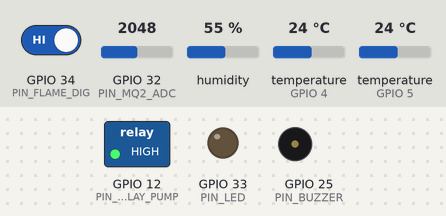
Simulated run of this program. Board: ESP32. Parts: switched loads named in the program (green lamp = pin HIGH), output pins drawn as LEDs (lit = HIGH), buzzer (waves = sounding, pin HIGH). The inputs (shaded band) are chosen by the test bench; at power-on: GPIO 32 (PIN_MQ2_ADC) = 2048, GPIO 34 (PIN_FLAME_DIG) HIGH, humidity 55 %, temperature (sensors on GPIO 4, GPIO 5) 24 °C (analog values on the 0–4095 scale). WiFi joins after 1.5 s; servers stay silent unless stated; random numbers use the default seed unless the program sets one; no MQTT or app messages arrive unless stated; what the program prints to the serial monitor is not drawn.

Above: at 2.8 s.
2.9 s: GPIO 32 (PIN_MQ2_ADC) set to 2953
5.3 s: GPIO 32 (PIN_MQ2_ADC) set to 3036
At 7.4 s:
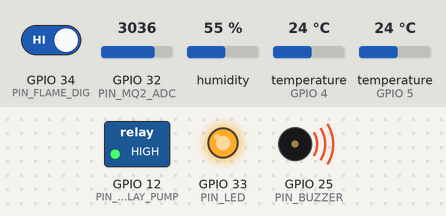
8.3 s: GPIO 34 (PIN_FLAME_DIG) driven LOW
At 10.0 s:
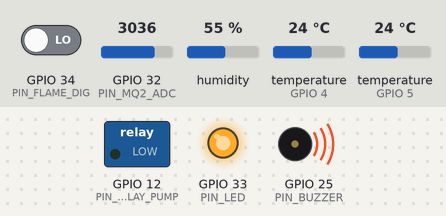
14.5 s: GPIO 34 (PIN_FLAME_DIG) driven HIGH
At 17.2 s:
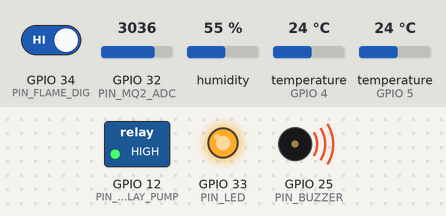
Timing chart, 0 to 18.7 s (numbered marks = the images above; inputs shaded):
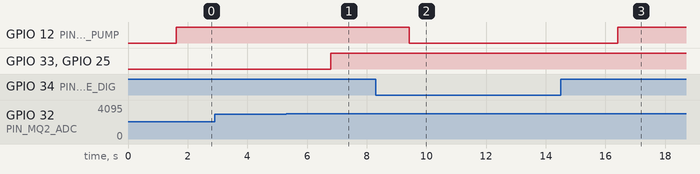

The program:

main.cpp
```cpp
#include <Arduino.h>
#include "config.h"
#include "sensors.h"
#include "mqtt_client.h"
#include "alarm.h"
#include <WiFi.h>

bool alarmManualRequest = false;
bool lastAlarmState = false;

const char* WIFI_SSID = "Rolll";
const char* WIFI_PASSWORD = "88888888";

// Giữ trạng thái flame trong 1500 ms
unsigned long flameHoldUntil = 0;

void setup() {
  Serial.begin(115200);
  delay(100);
  Serial.println("ESP32 Fire Monitor starting...");

  // WiFi
  WiFi.begin(WIFI_SSID, WIFI_PASSWORD);
  Serial.print("Connecting WiFi");
  int cnt = 0;

  while (WiFi.status() != WL_CONNECTED && cnt < 30) {
    Serial.print(".");
    delay(500);
    cnt++;
  }

  Serial.println();
  if (WiFi.status() == WL_CONNECTED) {
    Serial.print("IP: ");
    Serial.println(WiFi.localIP());
  } else {
    Serial.println("WiFi failed");
  }

  sensors_setup();
  mqtt_setup();
  alarm_setup();
}

unsigned long lastPublish = 0;

void loop() {
  mqtt_loop();

  int mq2_adc;
  int flame_d;
  float temp_c;
  float hum;

  sensors_read(mq2_adc, flame_d, temp_c, hum);

  // MQ2 smoke status
  String smokeStatus = "normal";
  if (mq2_adc >= THRESH_MQ2_ALARM)
    smokeStatus = "alarm";
  else if (mq2_adc >= THRESH_MQ2_WARN)
    smokeStatus = "warning";

  // --- Flame detection giữ trạng thái ---
  bool rawFlame = (flame_d == LOW);  // LOW = phát hiện lửa

  if (rawFlame) {
    flameHoldUntil = millis() + 1500; // giữ 1.5 giây
  }

  bool flameDetected = (millis() < flameHoldUntil);
  // --------------------------------------

  // Alarm logic
  bool shouldAlarm =
    alarmManualRequest ||
    flameDetected ||
    (smokeStatus == "alarm") ||
    (temp_c > TEMP_ALARM);

  alarm_set(shouldAlarm);

  // Pump ON chỉ khi có lửa
  digitalWrite(PIN_RELAY_PUMP, flameDetected ? LOW : HIGH);

  // Publish MQTT
  unsigned long now = millis();
  if (now - lastPublish >= PUBLISH_INTERVAL) {
    lastPublish = now;

    mqtt_publish_sensor(mq2_adc, flameDetected ? 0 : 1, temp_c, hum);

    if (shouldAlarm != lastAlarmState) {
      lastAlarmState = shouldAlarm;
      mqtt_publish_alarm_state(shouldAlarm);
    }
  }

  delay(100);
}
```

alarm.h
```cpp
#ifndef ALARM_H
#define ALARM_H
#include <Arduino.h>
void alarm_setup();
void alarm_set(bool on);
#endif // ALARM_H
```

mqtt_client.h
```cpp
#ifndef MQTT_CLIENT_H
#define MQTT_CLIENT_H

#include <Arduino.h>

void mqtt_setup();
void mqtt_loop();
void mqtt_publish_sensor(int mq2_adc, int flame_d, float temp_c, float hum);
void mqtt_publish_alarm_state(bool state);
#endif // MQTT_CLIENT_H
```

sensors.h
```cpp
#ifndef SENSORS_H
#define SENSORS_H

#include <Arduino.h>

void sensors_setup();
void sensors_read(int &mq2_adc, int &flame_d, float &temp_c, float &hum);
#endif // SENSORS_H
```

alarm.cpp
```cpp
#include <Arduino.h>
#include "alarm.h"
#include "config.h"

void alarm_setup() {
  pinMode(PIN_BUZZER, OUTPUT);
  pinMode(PIN_LED, OUTPUT);
  pinMode(PIN_RELAY_PUMP, OUTPUT);

  digitalWrite(PIN_BUZZER, LOW);
  digitalWrite(PIN_LED, LOW);
  digitalWrite(PIN_RELAY_PUMP, HIGH);
}

void alarm_set(bool on) {
  digitalWrite(PIN_BUZZER, on ? HIGH : LOW);
  digitalWrite(PIN_LED, on ? HIGH : LOW);


  //digitalWrite(PIN_RELAY_PUMP, on ? HIGH : LOW);
}
```

mqtt_client.cpp
```cpp
#include "mqtt_client.h"
#include "config.h"
#include <WiFi.h>
#include <PubSubClient.h>
#include <ArduinoJson.h>
#include <WiFiClientSecure.h>


static WiFiClientSecure wifiClient;
static PubSubClient client(wifiClient);

static unsigned long lastReconnectAttempt = 0;

extern bool alarmManualRequest;

void handleCmdMessage(const JsonDocument& doc);

void callback(char* topic, byte* payload, unsigned int length) {
  String msg;
  msg.reserve(length);
  for (uint i = 0; i < length; i++) msg += (char)payload[i];

  Serial.printf("MQTT IN [%s]: %s\n", topic, msg.c_str());

  StaticJsonDocument<256> doc;
  if (deserializeJson(doc, msg)) {
    Serial.println("JSON parse error");
    return;
  }

  const char* type = doc["type"];
  if (!type) return;

  if (strcmp(type, "cmd") == 0) {
    handleCmdMessage(doc);
  }
}

void mqtt_setup() {
  wifiClient.setInsecure(); // dùng TLS không cần chứng chỉ
  client.setServer(MQTT_HOST, MQTT_PORT);
  client.setCallback(callback);
}

bool mqtt_connect() {
  if (client.connected()) return true;

  Serial.print("Connecting MQTT...");
  String cid = "ESP32-FIRE-";
  cid += String(random(0xffff), HEX);

  bool ok = client.connect(cid.c_str(), MQTT_USER, MQTT_PASS_MQTT);

  if (ok) {
    Serial.println("connected");
    client.subscribe(TOPIC_FIRE);
  } else {
    Serial.print("failed rc=");
    Serial.println(client.state());
  }

  return ok;
}

void mqtt_loop() {
  if (!client.connected()) {
    unsigned long now = millis();
    if (now - lastReconnectAttempt > 2000) {
      lastReconnectAttempt = now;
      if (mqtt_connect()) lastReconnectAttempt = 0;
    }
  } else {
    client.loop();
  }
}

void mqtt_publish_sensor(int mq2_adc, int flame_d, float temp_c, float hum) {
  StaticJsonDocument<256> doc;

  doc["type"] = "sensor";
  doc["mq2_adc"] = mq2_adc;
  doc["flame"] = (flame_d == LOW);
  doc["temp"] = temp_c;
  doc["hum"] = hum;

  char buf[256];
  size_t n = serializeJson(doc, buf);
  client.publish(TOPIC_FIRE, buf, n);
}

void mqtt_publish_alarm_state(bool state) {
  StaticJsonDocument<128> doc;

  doc["type"] = "alarm";
  doc["state"] = state ? "on" : "off";

  char buf[128];
  size_t n = serializeJson(doc, buf);
  client.publish(TOPIC_FIRE, buf, n);
}

void handleCmdMessage(const JsonDocument& doc) {
  if (doc.containsKey("alarm")) {
    const char* v = doc["alarm"];
    alarmManualRequest = (strcmp(v, "on") == 0);
  }
}
```

sensors.cpp
```cpp
#include "sensors.h"
#include "config.h"
#include <DHT.h>
#include <OneWire.h>
#include <DallasTemperature.h>

#define DHTTYPE DHT11
DHT dht(PIN_DHT_PIN, DHTTYPE);

OneWire oneWire(PIN_DS18B20);
DallasTemperature ds18b20(&oneWire);

void sensors_setup() {
  dht.begin();
  ds18b20.begin();
  analogReadResolution(12);
  pinMode(PIN_FLAME_DIG, INPUT);
}

void sensors_read(int &mq2_adc, int &flame_d, float &temp_c, float &hum) {
  mq2_adc = analogRead(PIN_MQ2_ADC);
  flame_d = digitalRead(PIN_FLAME_DIG);

  float h = dht.readHumidity();
  if (isnan(h)) h = -1.0f;

  ds18b20.requestTemperatures();
  float t = ds18b20.getTempCByIndex(0);
  if (t == DEVICE_DISCONNECTED_C) t = -127.0f;

  temp_c = t;
  hum = h;
}
```

config.h
```cpp
#ifndef CONFIG_H
#define CONFIG_H

// --- WiFi ---
extern const char* WIFI_SSID;
extern const char* WIFI_PASSWORD;

// --- MQTT ---
#define MQTT_HOST        "4158db786b55496d9d8e6a655d408e16.s1.eu.hivemq.cloud"
#define MQTT_PORT        8883
#define MQTT_USER        "tienbn"
#define MQTT_PASS_MQTT   "Tien123bn"

// --- Topic ---
#define TOPIC_FIRE       "flame-alarm-sensor"

// --- Pins ---
#define PIN_MQ2_ADC      32      // ADC1 → OK khi dùng WiFi
#define PIN_FLAME_DIG    34      // Input-only
#define PIN_DHT_PIN       4
#define PIN_DS18B20       5
#define PIN_BUZZER       25      // Output OK
#define PIN_LED          33
#define PIN_RELAY_PUMP   12


// --- Thresholds ---
#define BASELINE_MQ2       200
#define THRESH_MQ2_WARN   1000
#define THRESH_MQ2_ALARM  3000

#define TEMP_WARN        45.0f
#define TEMP_ALARM       60.0f

// --- Publish interval ---
#define PUBLISH_INTERVAL  2000

#endif // CONFIG_H
```

Measured:
- the behaviour switches between 2999 and 3000 on GPIO 32 (PIN_MQ2_ADC) (found by bisection; images 0 and 1)
- after the input at 2.9 s, every drawn part: stays the same
- after the input at 5.3 s, GPIO 33 (PIN_LED), GPIO 25 (PIN_BUZZER): LOW → HIGH after 1.5 s
- after the input at 8.3 s, GPIO 12 (PIN_RELAY_PUMP): HIGH → LOW after 1.1 s
- after the input at 14.5 s, GPIO 12 (PIN_RELAY_PUMP): LOW → HIGH after 1.9 s
